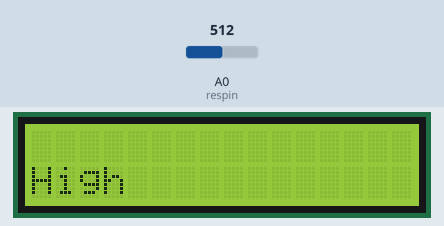
Recording of a sketch running on a simulated Arduino Uno, built with avr-gcc and run on an emulated ATmega328P. Shown: 16×2 character LCD. Inputs (shaded band) come from the test bench; at power-on: A0 (respin) = 512.

Above: at 4.2 s.
4.3 s: A0 (respin) set to 340
6.3 s: A0 (respin) set to 319
At 8.1 s:
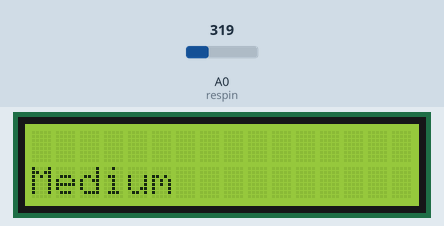
8.6 s: A0 (respin) set to 290
At 9.9 s:
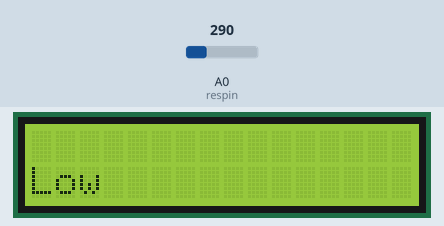
10.7 s: A0 (respin) set to 105
12.4 s: A0 (respin) set to 92
At 13.6 s:
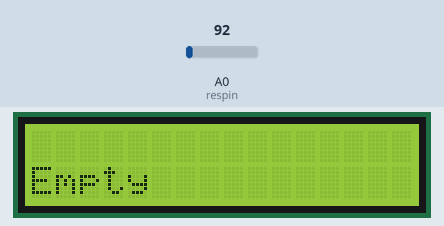
14.8 s: A0 (respin) set to 110
At 16.7 s:
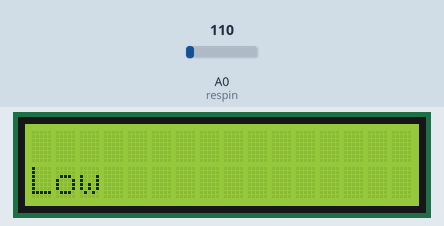
Timing chart, 0 to 17.8 s (numbered marks = the images above; inputs shaded):
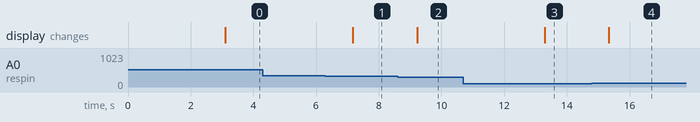

The sketch:

Water_Level_Sensor_Code_with_Lcd.ino
```cpp
// include the library code:
//#include <LiquidCrystal.h>
//initialise the library with the numbers of the interface pins
//LiquidCrystal lcd(12, 11, 5, 4, 3, 2);
#include <LiquidCrystal_I2C.h>
LiquidCrystal_I2C lcd(0x27, 16,2);

int resval = 0;  // holds the value
int respin = A0; // sensor pin used

void setup() {

  // Lcd initialize
  lcd.init();
  lcd.backlight();

  // Print a message to the LCD.
  lcd.print("WATER LEVEL");
  delay(3000);
}

void loop() {
  // set the cursor to column 0, line 1
  lcd.clear();
  lcd.setCursor(0, 1);

  resval = analogRead(respin); //Read data from analog pin and store it to resval variable

  if (resval<=100){ lcd.println("Empty            ");
  }
  else if (resval>100 && resval<=300)
  {
    lcd.println("Low             ");
  }

  else if (resval>300 && resval<=330)
  {
    lcd.println("Medium           ");

  }

  else if (resval>330){
    lcd.println("High            ");
  }
  delay(1000);
}
```

Measured:
- the behaviour switches between 331 and 330 on A0 (respin) (found by bisection; images 0 and 1)
- the behaviour switches between 301 and 300 on A0 (respin) (found by bisection; images 1 and 2)
- the behaviour switches between 101 and 100 on A0 (respin) (found by bisection; images 2 and 3)
- after the input at 4.3 s, every drawn part: stays the same
- after the input at 6.3 s, the display: changes after 0.88 s (image 1)
- after the input at 8.6 s, the display: changes after 0.62 s (image 2)
- after the input at 10.7 s, every drawn part: stays the same
- after the input at 12.4 s, the display: changes after 0.90 s (image 3)
- after the input at 14.8 s, the display: changes after 0.54 s (image 4)
